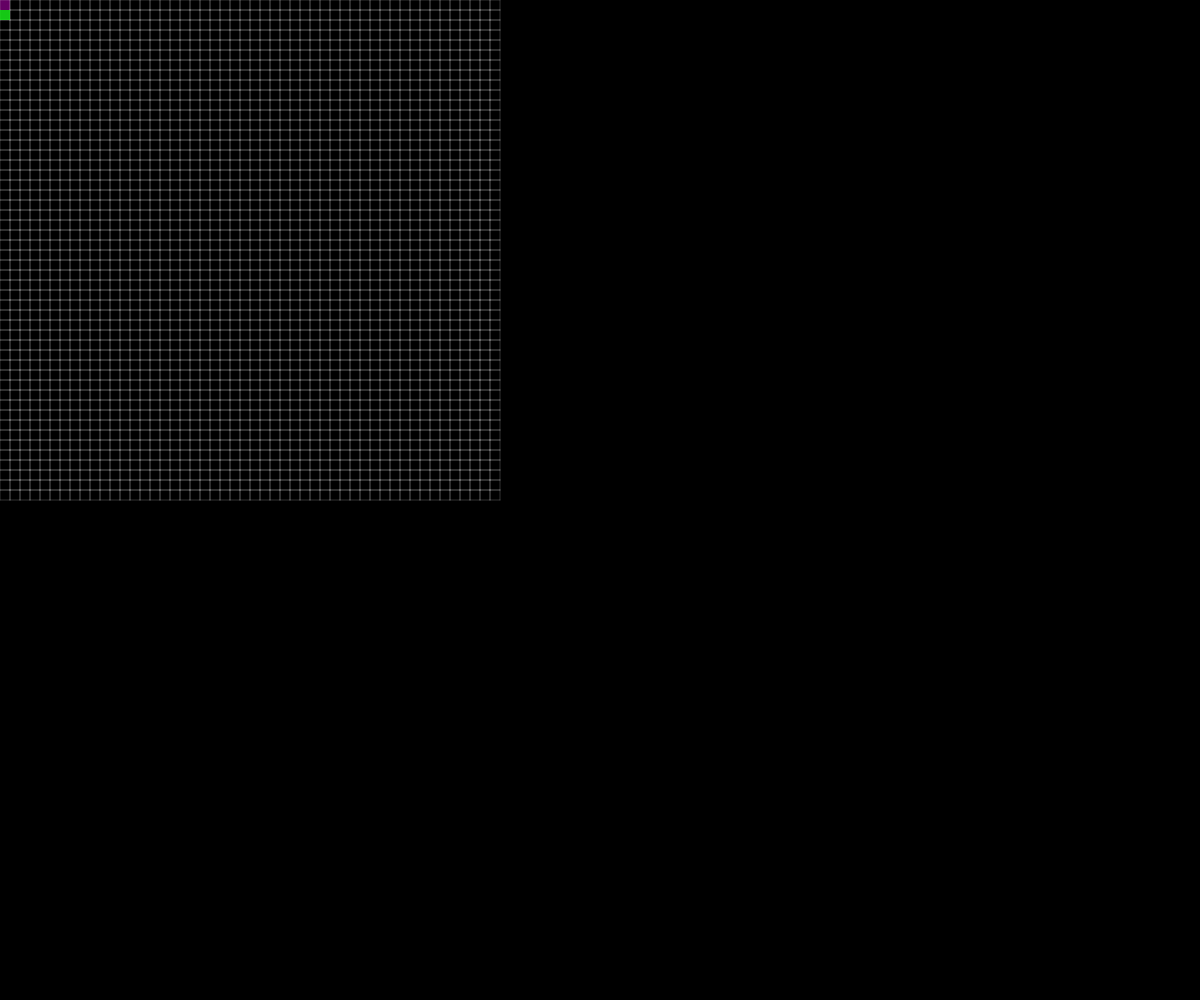
Frame 1 (no input)
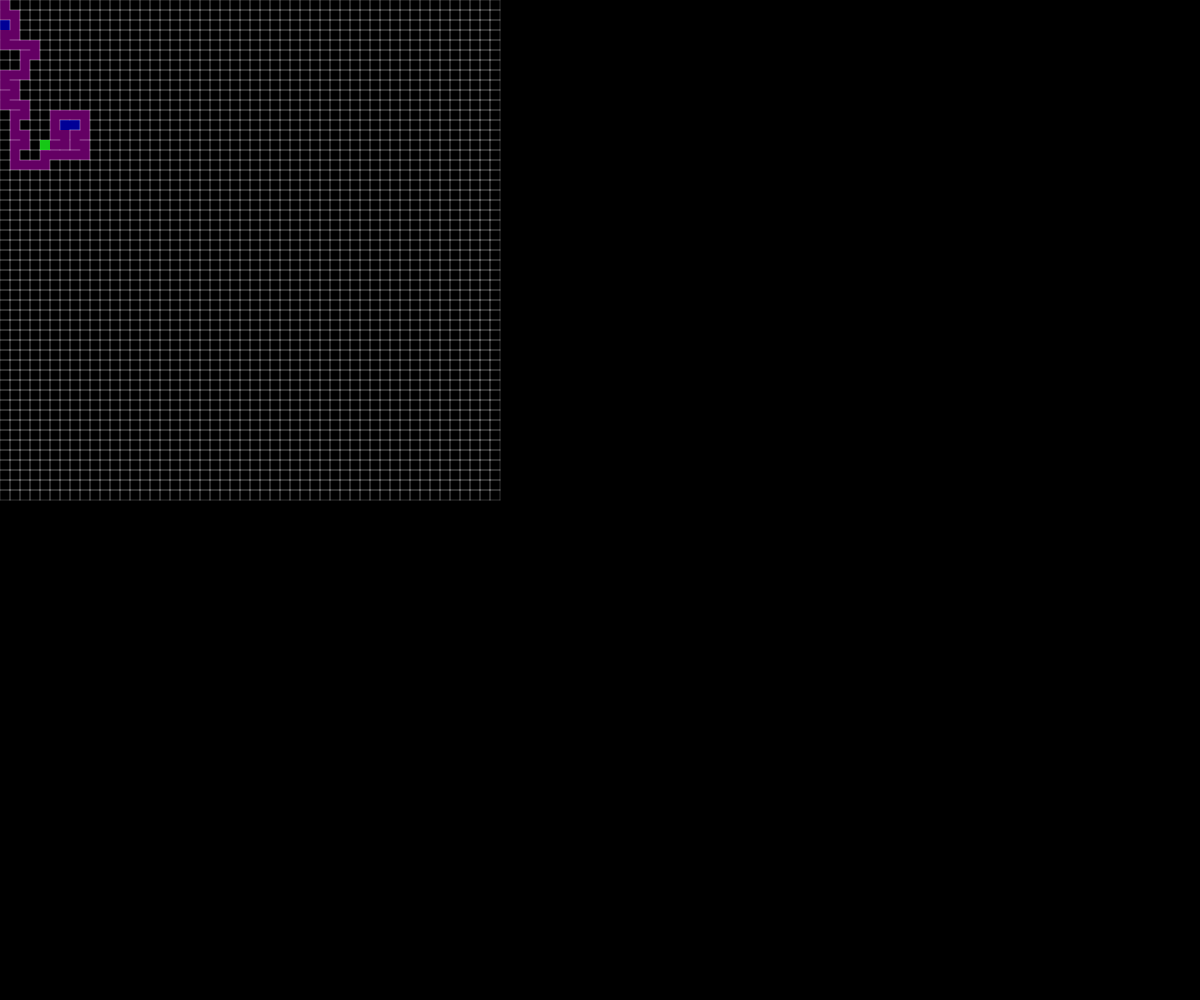
Frame 60 (no input)
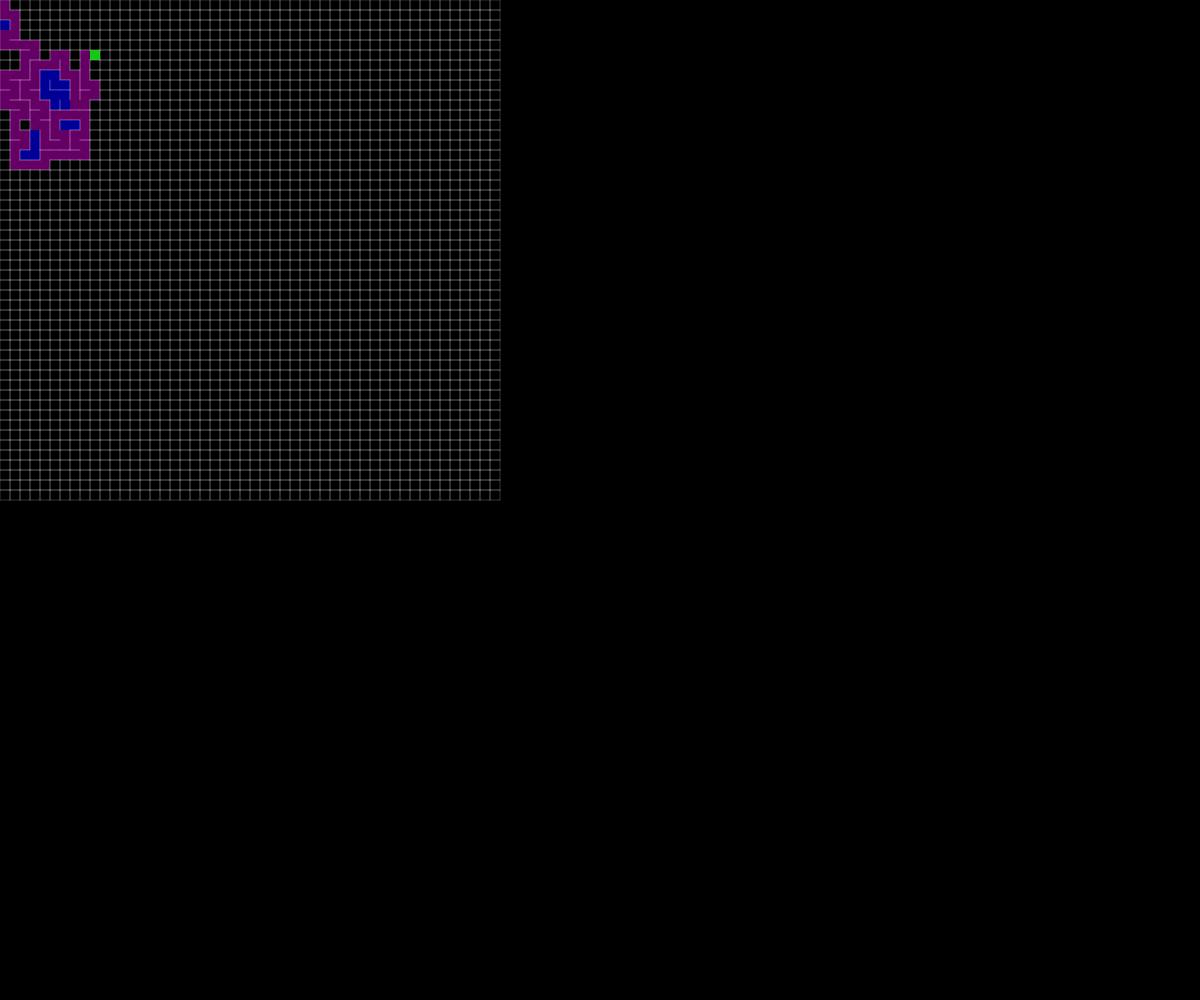
Frame 120 (the mouse pressed at the canvas centre since frame 60)

The p5.js sketch that drew these frames (run headless with seeded random() and noise() and a simulated clock; from frame 60 on, the mouse is pressed at the canvas centre):

// p5.js sketch
// ── sketch.js
var current;
var stack = new Stack();

function setup() {
	createCanvas(windowWidth, windowHeight);
	translate(100,100);
	maze = new Maze();
	current = maze.startPoint.copy();
}

function draw() {
	//frameRate(100);

	if (current != undefined){
	
		maze.array[current.x][current.y].visit();

		//if the current cell has any unvisited neighbours
		//choose randomly one of the unvisited neighbours
		var next = maze.checkNeighbours(current);
		if (next) {
			//push the current cell to the stack
			stack.push(current.copy());
			//remove the wall between the current cell and the chosen cell
			maze.removeWall(current,next);
			//make the chosen cell the current cell and mark it as visited
			maze.array[next.x][next.y].visit();
			current = next.copy();
		} else {
			//pop a cell from the stack
			//make it the current 
			maze.array[current.x][current.y].backtrack();
			current = stack.pop();
		}

		

		maze.print();
		noStroke();
		fill(0,255,0,200);
		rect(current.x*10,current.y*10,10,10);

	}
}
// ── maze.js
class Node{
	constructor(i,j){
		this.visited = false;
		this.backtracked = false;

		this.i = i*10;
		this.j = j*10;

		this.top = true;
		this.right = true;
		this.bottom = true;
		this.left = true;

	}

	show(){
		if (this.backtracked){
			fill(0,0,255,150);
			noStroke();
			rect(this.i,this.j,10,10);
		}else if(this.visited){
			fill(255,0,255,100);
			noStroke();
			rect(this.i,this.j,10,10);
		}
		stroke(255,255,255,50);
		if(this.top)	line(this.i, this.j, this.i+10, this.j);
		if(this.right)	line(this.i+10, this.j, this.i+10, this.j+10);
		if(this.bottom)	line(this.i, this.j+10, this.i+10, this.j+10);
		if(this.left)	line(this.i, this.j, this.i, this.j+10);
	}


	visit(){
		this.visited = true;
	}

	backtrack(){
		this.backtracked = true;
	}
}

class Maze{
	constructor(x = 50, y = 50, startX = 0,
				startY = 0, endX = 49, endY = 49){
		this.x = x;
		this.y = y;
		this.startPoint = createVector(startX,startY);
		this.endPoint = createVector(endX,endY);

		this.array = new Array(x);
		for(let i = 0; i < x; i++){
			this.array[i] = new Array(y);
		}

		for(let i = 0; i < x; i++){
			for(let j = 0; j < y; j++){
				this.array[i][j] = new Node(i,j);
			}
		}
	}

	generate(){
		var current = this.startPoint.copy();
		this.array[current.x][current.y].visit();
		console.log(current);

		var next = this.checkNeighbours(current);
		if (next) {
			this.array[next.x][next.y].visit();
			current = next;
		}

	}

	print(){
		background(0);
		stroke(0);
		for(let i = 0; i < this.x; i++){
			for(let j = 0; j < this.y; j++){
				this.array[i][j].show();
			}
		}
	}

	checkNeighbours(current){
		var neighbours = [];
		//top
		if (this.isInBound(current.x,current.y-1) && !this.array[current.x][current.y-1].visited){
			neighbours.push(createVector(current.x,current.y-1));
		}
		//right
		if (this.isInBound(current.x+1,current.y) && !this.array[current.x+1][current.y].visited){
			neighbours.push(createVector(current.x+1,current.y));
		}
		//bottom
		if (this.isInBound(current.x,current.y+1) && !this.array[current.x][current.y+1].visited){
			neighbours.push(createVector(current.x,current.y+1));
		}
		//left
		if (this.isInBound(current.x-1,current.y) && !this.array[current.x-1][current.y].visited){
			neighbours.push(createVector(current.x-1,current.y));
		}

		if(neighbours.length>0){
			let ind = floor(random(0,neighbours.length));
			return neighbours[ind];
		} else {
			return false;
		}
	}

	removeWall(current,next){
		if (current.x == next.x && current.y == next.y+1) {
			//Top
			this.array[current.x][current.y].top = false;
			this.array[next.x][next.y].bottom = false;
		} else if (current.x == next.x-1 && current.y == next.y) {
			//Right
			this.array[current.x][current.y].right = false;
			this.array[next.x][next.y].left = false;
		} else if (current.x == next.x && current.y == next.y-1) {
			//Bottom
			this.array[current.x][current.y].bottom = false;
			this.array[next.x][next.y].top = false;
		} else if (current.x == next.x+1 && current.y == next.y) {
			//Left
			this.array[current.x][current.y].left = false;
			this.array[next.x][next.y].right = false;
		}
	}

	isInBound(x,y){
		return (x>=0 && y>=0 && x<this.x && y<this.y);
	}
}



// ── stack.js
class Stack{
	constructor(){
		this.array = new Array(100);
		this.capacity = 100;
		this.length = 0;
	}

	push(newCell){
		this.checkResize();
		this.array[this.length] = newCell;
		this.length++;
	}

	checkResize(){
		if (this.length == this.capacity-1){
			this.capacity = this.capacity*2;
			let newarray = new Array(this.capacity);
			for (let i = 0; i<this.length; i++){
				newarray[i] = this.array[i];
			}
			this.array = newarray;
		}
	}

	pop(){
		this.length--;
		return this.array[this.length];
	}

	peek(){
		return this.array[this.length];
	}
}
